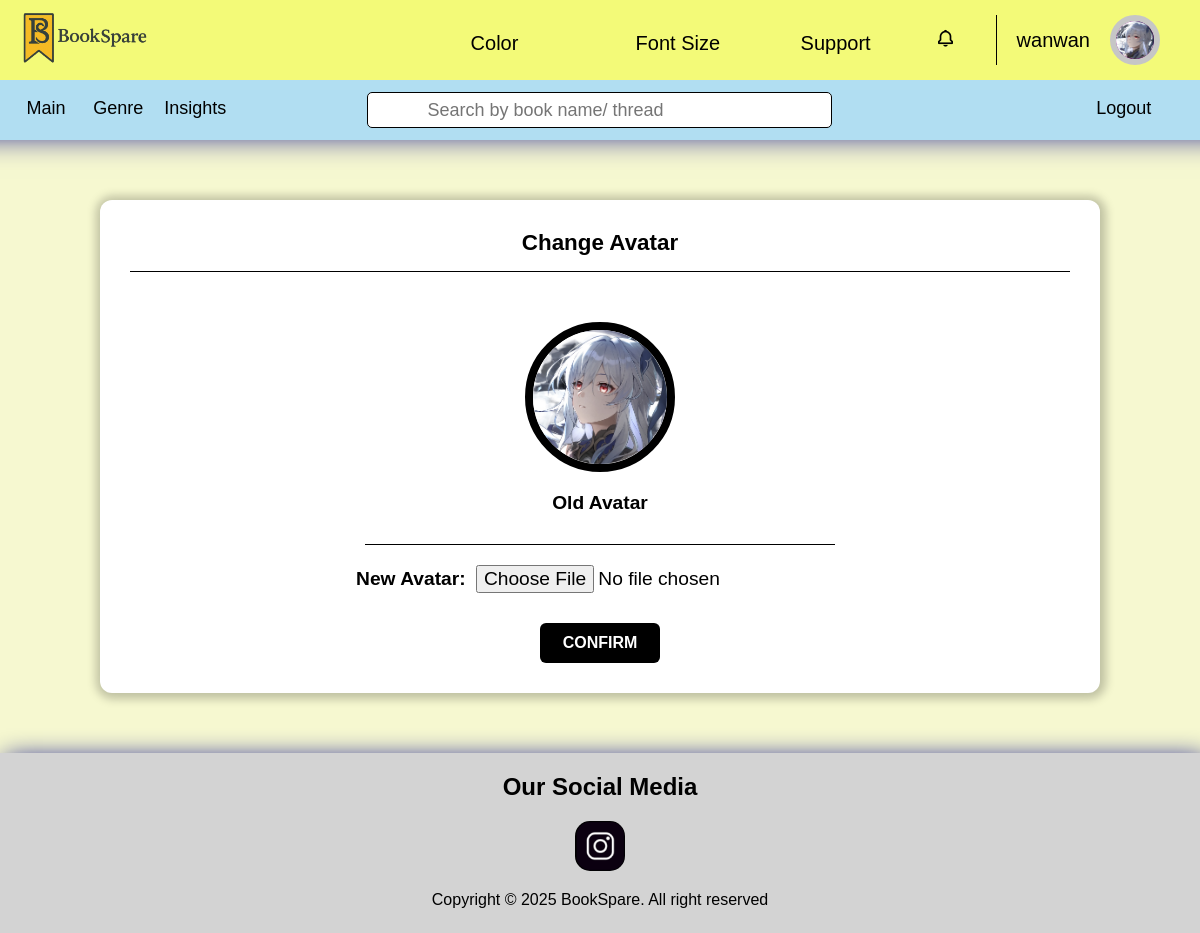
/profileEdit/changeAvatar.php (signed in), run on the app's committed database.
### tables this page shows
CREATE TABLE `reader_user` (
  `readerID` int(11) NOT NULL,
  `username` varchar(30) NOT NULL,
  `email` varchar(70) NOT NULL,
  `phone` varchar(15) NOT NULL,
  `country` varchar(75) NOT NULL,
  `dateOfBirth` date NOT NULL,
  `password` varchar(255) DEFAULT NULL,
  `avatar` varchar(255) DEFAULT NULL
);

### profileEdit/changeAvatar.php (the view, shortened to what this page needs)
<?php
require("../database/database.php");
$username = $_SESSION['username'];
$email = $_SESSION['email'];
$contact = $_SESSION['contact'];
$sql = "SELECT * FROM Reader_User WHERE username = '$username'
OR email = '$email' OR phone = '$contact'";
$runSQL = $conn->query($sql);
$user = $runSQL->fetch_assoc();
$showPHPHandle = ($_SERVER['REQUEST_METHOD'] === "POST");
?>
<!DOCTYPE html>
<html lang="en" data-themeColor="defaultColor" data-fontSize="defaultFontSize">
<head>
</head>
<body>
    <?php include("header.php"); ?>
    <main style="<?php echo $showPHPHandle ? 'display: none;' : 'display: block;'; ?>">
        <div class="edit-container">
            <div class="edit-header">
                <h2>Change Avatar</h2>
            </div>
            <form class="formEdit" action="<?php echo htmlspecialchars($_SERVER["PHP_SELF"]); ?>" method="post" enctype="multipart/form-data">
                <div class="oldAvatarContainer">
                <?php
                    if ($user['avatar'] != null) {
                        echo "<img src='../".$user['avatar']."' alt='Profile Image'>";
                    } else {
                        echo '<div class="profile-picture">'.$user['username'][0].'</div>';
                    }
                ?>
                    <label>
                        Old Avatar
                    </label>
                </div>
                <label>
                    New Avatar:
                    <input type="file" id="avatar" name="avatar" accept="image/*" required>
                </label>
                <input type="submit" class="confirm-btn" value="CONFIRM" id="confirmBtn">
            </form>
        </div>
    </main>
</body>
</html>

### profileEdit/header.php (shortened to what this page needs)
<!DOCTYPE html>
<html lang="en" data-themeColor="defaultColor" data-fontSize="defaultFontSize">
<head>
</head>
<body>
    <header>
        <div id="firstHeader">
            <a href="../main.php" id="logo"><img src="../image/logoTitle.png" alt="logo" id="logoImage"></a>
            <nav>
                <div>
                    <span class="colorButton"><label for="color">Color<box-icon name='chevron-down'
                                class="downArrow"></box-icon></label></span>
                </div>
                <div>
                    <span class="fontSizeButton"><label for="fontSize">Font Size<box-icon name='chevron-down'
                                class="downArrow"></box-icon></label></span>
                </div>
                <div>
                    <span class="supportButton"><label for="support">Support<box-icon name='chevron-down'
                                class="downArrow"></box-icon></label></span>
                </div>
                <div>
                    <span class="notificationButton"><label for="notification"><i class='bx  bx-bell' ></i> </label></span>
                </div>
                <div>
                    <span class="profile">
                        <?php echo $user['username']; ?>
                        <a>
                        <?php
                            if ($user['avatar'] == null) {
                                echo $user['username'][0];
                            } else {
                                echo "<img src=../".$user['avatar']." alt='Profile Image'>";
                            }
                        ?>
                        </a>
                    </span>
                </div>
            </nav>
        </div>
        <div id="secondHeader">
            <nav>
                <a href="../main.php"><label for="">Main</label></a>
                <a href="../genre.php"><label for="">Genre</label></a>
                <a href="../barChart.php"><label for="">Insights</label></a>
            </nav>
            <form method="POST" action="../search.php" class="headerForm">
                <box-icon name='search-alt'></box-icon>
                <input type="text" placeholder="Search by book name/ thread" name="search">
            </form>
            <nav>
                <a href="../logout.php"><label for="main">Logout</label></a>
            </nav>
        </div>
    </header>
</body>
</html>

### style.css (style rules this page uses)
:root { --bodyBgColor: #f6f8d0; --firstHeaderBgColor: #f3fa78; --firstHeaderBoxShadow: 1px 1px 30px 53px darkblue; --secondHeaderBgColor: #b1def2; --footerBgColor: lightgray; --footerBoxShadow: 5px 5px 25px 0.5px darkblue; --footerColor: black; --headerAnchor: black; --headerSpan: black; --iconColor: black; --fontSize: 1em; --fontSizeTitle: 1.5em; --navLabelBorderSize: 165px; transition: 0.2s; }
html { font-size: 16px; }
* { box-sizing: border-box; margin: 0; padding: 0; font-size: var(--fontSize); user-select: none; font-family:'Gill Sans', 'Gill Sans MT', Calibri, 'Trebuchet MS', sans-serif }
body { background-color: var(--bodyBgColor); }
header { display: flex; flex-direction: column; user-select: none; top: 0; position: sticky; z-index: 999; }
box-icon { fill: var(--iconColor); }
header #firstHeader { display: flex; justify-content: space-between; padding: 0px 20px; font-size: 20px; background-color: var(--firstHeaderBgColor); box-shadow: var(--firstHeaderBoxShadow); height: 80px; align-items: center; }
header #firstHeader a { width: 130px; color: var(--headerAnchor); }
header #logoImage { width: 100%; }
header nav { width: 70%; margin: 18px 0 18px 10px; align-items: center; }
header #firstHeader nav { display: flex; justify-content: right; }
header #firstHeader nav span { display: inline-block; text-decoration: none; color: var(--headerSpan); padding: 0 20px; width: var(--navLabelBorderSize); }
header #firstHeader span label { cursor: pointer; transition: 0.3s; }
header #firstHeader span .downArrow { margin-left: 10px; width: 20%; }
header #firstHeader span.profile { display: flex; gap: 20px; align-items: center; border-left: 1px solid; cursor: pointer; width: auto; }
header #firstHeader span.profile a { display: inline-flex; height: 50px; width: 50px; border: 6px solid rgb(198, 198, 198); background-color: purple; border-radius: 50px; justify-content: center; align-items: center; color: white; cursor: pointer; }
header #firstHeader span.profile img { display: inline-block; height: 100%; width: 100%; border-radius: 50px; }
header #firstHeader nav span.notificationButton { display: flex; justify-content: center; align-items: center; width: 50px; padding: 0 50px 0 0; }
header #secondHeader { height: 60px; background-color: var(--secondHeaderBgColor); font-size: 18px; display: flex; }
header #secondHeader nav { text-align: left; width: 30%; padding: 0 0 0 10px; }
header #secondHeader nav:nth-child(3) { text-align: right; padding: 0 50px; }
header #secondHeader nav a { text-decoration: none; color: var(--headerAnchor); }
header #secondHeader a label { display: inline-block; width: 20%; text-align: center; cursor: pointer; transition: 0.2s; }
header #secondHeader form.headerForm { border-radius: 5px !important; border: 1px solid !important; margin: 12px 0 !important; width: 39% !important; background-color: white !important; }
header #secondHeader form.headerForm box-icon { display: inline-block !important; margin: 6px 10px !important; fill: black !important; }
header #secondHeader form.headerForm input { vertical-align: top !important; height: 34px !important; width: 88% !important; border: none !important; outline: none !important; padding: 0 10px !important; }
footer { display: flex; flex-direction: column; text-align: center; gap: 20px; height: 220px; background-color: var(--footerBgColor); padding: 20px 0; user-select: none; box-shadow: var(--footerBoxShadow); color: var(--footerColor); }
footer h1 { font-size: var(--fontSizeTitle) }
footer a { margin: 0 auto; background-image: url("image/socialMedia/ig.png"); background-repeat: no-repeat; background-size: contain; width: 70px; height: 70px; border-radius: 20px; transition: 0.3s; }
@media (min-width: 800px) and (max-width: 1250px) { header #firstHeader a { width: 130px; } }
@media (min-width: 800px) and (max-width: 1250px) { header #secondHeader nav a { padding: 0 15px 0 0; } }
@media (min-width: 800px) and (max-width: 1250px) { header #secondHeader a label { width: 15%; } }
@media (min-width: 800px) and (max-width: 1250px) { footer { height: 180px; } }
@media (min-width: 800px) and (max-width: 1250px) { footer a { width: 50px; height: 50px; border-radius: 15px; } }

### data on the page
reader_user: username "wanwan", avatar (picture)
